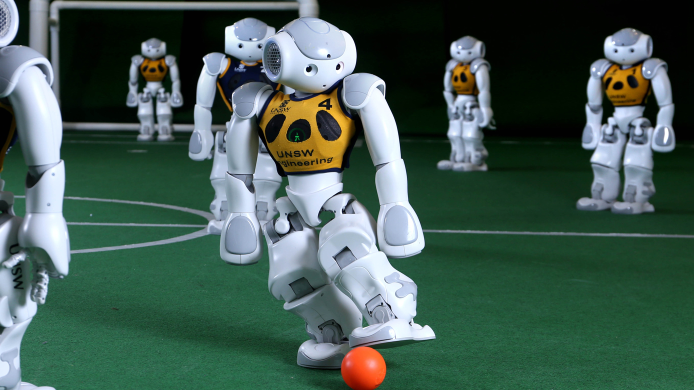
//> input picture lab1/robocup.jpeg, 1387 x 780 px (shown at 1/2 size)
$ ./main robocup.jpeg 100 100 100   (built with g++ and OpenCV 4)
//> lines starting //> are read from the running program, lines starting //| are printed output that depends on the picture
### lab1/func.h
#include <opencv2/opencv.hpp>
#include "opencv2/highgui/highgui.hpp"
using namespace std;
using namespace cv;

struct pixel{
    int x;
    int y;
    bool l_pressed;
    bool r_pressed;
};

// gets the pixel position when mouse is clicked
// void click(int event, int x, int y, int flags, void *userdata);
void click(int, int, int, int, void*);

// computes the mean RGB color over a sizexsize neighborhood of the clicked point
void mean_color(Mat, int, int, int, double&, double&, double&);

// gets the subimage of the image centered at the clicked pixel
void square_subimage (Mat, int, int, int, bool);

### lab1/func.cpp
#include "func.h"


// This function is automatically called when a mouse event happens
// x,y: coordinates of mouse position, event: type of event, flags: get buttons status
void click(int event, int x, int y, int flags, void *userdata){
    pixel *px = (pixel *)userdata;
    if (event == EVENT_LBUTTONDOWN){
        cout << "left bottom pressed at pixel: " << x << ", " << y << endl;
        px->x = x;
        px->y = y;
        px->l_pressed = true;
    }
    else if (event == EVENT_RBUTTONDOWN){
        cout << "right bottom pressed at pixel: " << x << ", " << y << endl;
        px->x = x;
        px->y = y;
        px->r_pressed = true;
    }
}

void mean_color(Mat img, int x, int y, int size, double &mblue, double &mgreen, double &mred){
    // Captures the left click of the mouse and computes the mean RGB color over a
    // 9x9 neighborhood of the clicked point
    int x_start = x - int(size/2.);
    int y_start = y - int(size/2.);
    int x_end = x + int(size/2.);
    int y_end = y + int(size/2.);
    int sum_b = 0;
    int sum_g = 0;
    int sum_r = 0;
    int count = 0;
    for (int i = x_start; i <= x_end; i++) {
        for (int j = y_start; j <= y_end; j++) {
            Vec3b color = img.at<Vec3b>(j, i);
            // cout << "Pixel: " << i << ", " << j << ": " << color[0] << ", " << color[1] << ", " << color[2] << endl;
            sum_b += color[0];
            sum_g += color[1];
            sum_r += color[2];
            count++;
        }
    }
    mblue = sum_b/double(count);
    mgreen = sum_g/double(count);
    mred = sum_r/double(count);
    cout << "Mean BGR color: " << sum_b/double(count) << ", " << sum_g/double(count) << ", " << sum_r/double(count) << endl;

}

void square_subimage (Mat img, int x, int y, int L, bool show = false){
    Rect crop(x-int(L/2), y-int(L/2), L, L);
    cout << "Sub image: " << crop << endl;
    Mat subimg = img(crop);
    cout << "Sub image size: " << subimg.size() << endl;
    if (show){
        namedWindow("Sub image", WINDOW_AUTOSIZE);
        imshow("Sub image", subimg);
        waitKey(0);
        destroyWindow("Sub image");}
}

### lab1/main.cpp
#include <opencv2/opencv.hpp>
#include "opencv2/highgui/highgui.hpp"
#include "func.h"
#include <iostream>
using namespace std;
using namespace cv;


int main(int argc, char** argv)
{
    if (argc != 5){
        cout << "usage: test <image_name> thresholds <TH B> <TH G> <TH R>" << endl;
        return -1;}

	Mat img = imread(argv[1]); // read the image
//> img is the input picture: 780 rows x 1387 cols, CV_8UC3; mean B, G, R 82.7, 92.1, 67.9

    if (!img.data) {
        cout << "No image data" << endl;
        return -1;}

    // General info
    cout << "image size: " << img.size() << endl;
//| image size: [1387 x 780]
    cout << "image type: " << img.type() << endl;
//| image type: 16
    cout << "image channels: " << img.channels() << endl;
//| image channels: 3
    cout << "image depth: " << img.depth() << endl;
//| image depth: 0
    cout << "image cols: " << img.cols << endl;
//| image cols: 1387
    cout << "image rows: " << img.rows << endl;
//| image rows: 780

    // create a window
    namedWindow("MyWindow", WINDOW_AUTOSIZE);
    //capture a pixel position when mouse is clicked
    pixel px;
    cout << "Click on the image to capture the pixel position" << endl;
    cout << "click on the color that you want to segment" << endl;
    setMouseCallback("MyWindow", click, &px);
    // note debug: always set mouse callback before imshow,
    // not when the image is shown

    // Shows the image on a window
    cout << "Press any key on the window to close the image" << endl;
    imshow("MyWindow", img);
    // wait for a click on the window befor closing and computing the mean color
    while (px.l_pressed == false){
        waitKey(1);}
//> this loop made 1 pass; the left mouse button is pressed and released at (346, 195)
    destroyWindow("MyWindow");

    // subimage
    square_subimage (img, px.x, px.y, 9, false);
//| Sub image size: [9 x 9]

    // Computes the mean RGB color over a 9x9 neighborhood of the clicked point
    // remind default is BGR
    double mblue, mgreen, mred;
    mean_color(img, px.x, px.y, 9, mblue, mgreen, mred);
//> the loop in mean_color, `for (int i = x_start; i <= x_end; i++)` made 9 passes
//> (sum_b, sum_g, sum_r, count) on passes 1 to 9: (612, 892, 380, 9), (1219, 1779, 751, 18), (1823, 2650, 1114, 27), (2422, 3516, 1465, 36), (3027, 4379, 1821, 45), (3630, 5241, 2183, 54), (4233, 6101, 2544, 63), (4853, 6981, 2914, 72), (5473, 7864, 3268, 81)
//> after the loop in mean_color, `for (int i = x_start; i <= x_end; i++)`: sum_b = 5473; sum_g = 7864; sum_r = 3268; count = 81
//> in mean_color, `mblue = sum_b/double(count);`: mblue = 67.57
//> in mean_color, `mgreen = sum_g/double(count);`: mgreen = 97.09
//> in mean_color, `mred = sum_r/double(count);`: mred = 40.35
//| Mean BGR color: 67.5679, 97.0864, 40.3457
//> mblue = 67.57; mgreen = 97.09; mred = 40.35
    Vec3b mean = Vec3b(mblue, mgreen, mred);
//> mean = [67, 97, 40]

    // Segment the soccer shirts by applying a static threshold to the three channels R, G
    // and B (e.g., ΔR < 50, ΔG < 50, ΔB < 50, but try to change the value)
    int B_threshold = atoi(argv[2]);
//> B_threshold = 100
    int G_threshold = atoi(argv[3]);
//> G_threshold = 100
    int R_threshold = atoi(argv[4]);
//> R_threshold = 100

    Mat img_seg;
    img.copyTo(img_seg);
    for (int i = 0; i < img.rows; i++){
        for (int j = 0; j < img.cols; j++){
            Vec3b color = img.at<Vec3b>(i, j);
            // of the color has components which are close to the mean value selected, we set the pixel to (37,201,92)
            if (abs(color[0]-mean[0])< B_threshold || abs(color[1]-mean[1]) < G_threshold || abs(color[2]-mean[2]) < R_threshold){
                img_seg.at<Vec3b>(i, j) = Vec3b(37,201,92);}
        }
    }
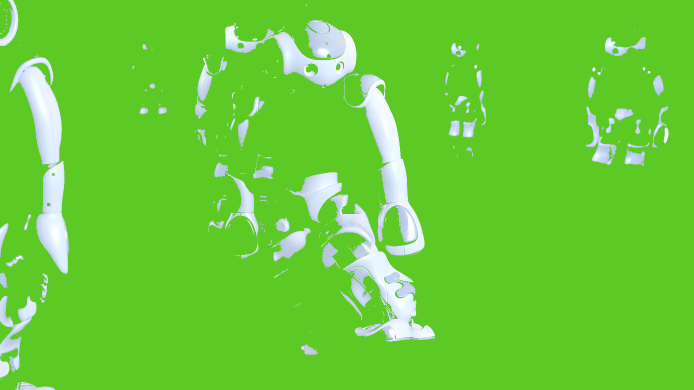
//> img_seg: 780 rows x 1387 cols, CV_8UC3 (shown at 1/2 size); mean B, G, R 57.9, 203.4, 104.1
    namedWindow("segment_img", WINDOW_AUTOSIZE);
    imshow("segment_img", img_seg);
    waitKey(0);

	destroyAllWindows(); // Destroy all the windows
    return 0;
}
